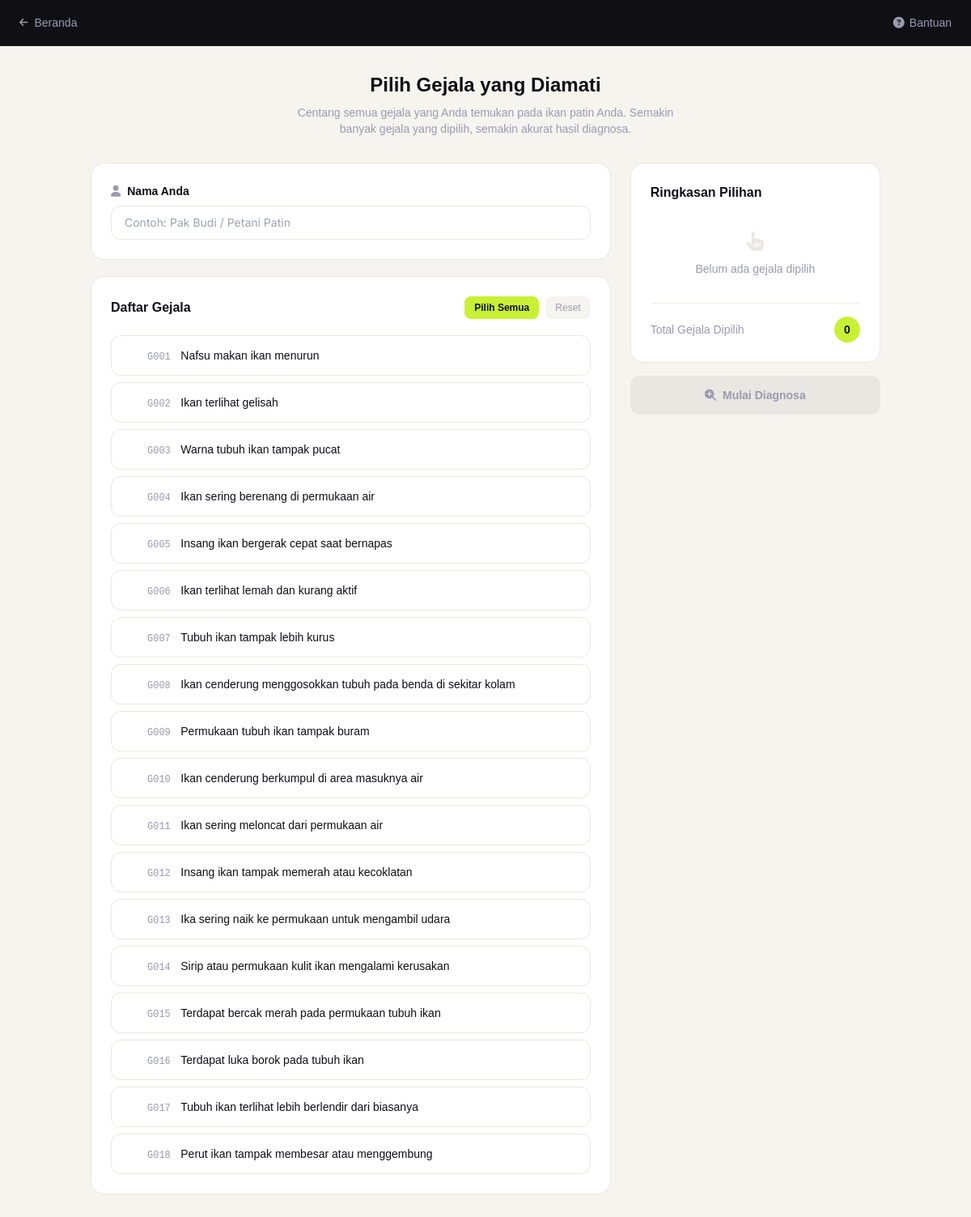
Screenshot of /pages/diagnosa.php with the database file from the repository.
### tables this page shows
CREATE TABLE `gejala` (
  `id` int(11) NOT NULL,
  `kode_gejala` varchar(10) DEFAULT NULL,
  `nama_gejala` varchar(200) DEFAULT NULL,
  `created_at` timestamp NOT NULL DEFAULT current_timestamp()
);

### pages/diagnosa.php (the view, shortened to what this page needs)
<!DOCTYPE html>
<html lang="id">
<head>
    <?php require_once '../includes/layout.php';
    layoutHead('Diagnosa Penyakit');
    ?>
</head>
<body class="bg-[#F5F4EF] min-h-screen">
<?php
$conn = getConnection();
$gejalaList = $conn->query("SELECT * FROM gejala ORDER BY kode_gejala")->fetch_all(MYSQLI_ASSOC);
?>
<nav class="bg-dark border-b border-white/10 sticky top-0 z-50">
    <div class="max-w-7xl mx-auto px-4 sm:px-6 flex items-center justify-between h-14">
        <a href="index.php" class="flex items-center gap-2 text-sm text-muted hover:text-white transition-colors">
            <i class="fas fa-arrow-left text-xs"></i> Beranda
        </a>
        <button onclick="document.getElementById('modalBantuan').classList.remove('hidden')"
            class="flex items-center gap-1.5 text-sm text-muted hover:text-white transition-colors">
            <i class="fas fa-question-circle"></i>
            <span class="hidden sm:inline">Bantuan</span>
        </button>
    </div>
</nav>
<div class="max-w-5xl mx-auto px-4 sm:px-6 py-8">
    <div class="text-center mb-8">
        <h1 class="text-2xl font-extrabold text-dark mb-2">Pilih Gejala yang Diamati</h1>
        <p class="text-muted text-sm max-w-lg mx-auto">
            Centang semua gejala yang Anda temukan pada ikan patin Anda.
            Semakin banyak gejala yang dipilih, semakin akurat hasil diagnosa.
        </p>
    </div>
    <form method="POST" action="hasil_diagnosa.php" id="formDiagnosa">
        <div class="grid lg:grid-cols-3 gap-6">
            <div class="lg:col-span-2">
                <div class="bg-white rounded-2xl p-6 border border-[#E8E7E1] mb-5">
                    <label class="block text-sm font-semibold text-dark mb-2">
                        <i class="fas fa-user mr-2 text-muted"></i>Nama Anda
                    </label>
                    <input type="text" name="nama_pengguna" required
                        placeholder="Contoh: Pak Budi / Petani Patin"
                        class="w-full border border-[#E8E7E1] rounded-xl px-4 py-2.5 text-sm
                               focus:outline-none focus:ring-2 focus:ring-[#C8F135] focus:border-[#C8F135]
                               transition-colors font-sans text-dark">
                </div>
                <div class="bg-white rounded-2xl p-6 border border-[#E8E7E1]">
                    <div class="flex items-center justify-between mb-5">
                        <h2 class="font-bold text-dark">Daftar Gejala</h2>
                        <div class="flex gap-2">
                            <button type="button" onclick="pilihSemua(true)"
                                class="text-xs bg-[#C8F135] text-dark hover:bg-[#b8e020] px-3 py-1.5 rounded-lg font-semibold transition-colors">
                                Pilih Semua
                            </button>
                            <button type="button" onclick="pilihSemua(false)"
                                class="text-xs bg-[#F5F4EF] text-muted hover:bg-[#E8E7E1] px-3 py-1.5 rounded-lg font-medium transition-colors">
                                Reset
                            </button>
                        </div>
                    </div>
                    <div class="space-y-2">
                        <?php foreach ($gejalaList as $g): ?>
                        <div class="gejala-item">
                            <label for="g_<?= $g['id'] ?>"
                                class="label-hover flex items-center gap-3 p-3 rounded-xl border border-[#E8E7E1] cursor-pointer transition-all duration-150">
                                <div class="flex-1">
                                    <span class="kode-tag text-xs font-mono text-muted mr-2"><?= $g['kode_gejala'] ?></span>
                                    <span class="text-sm font-medium text-dark"><?= htmlspecialchars($g['nama_gejala'], ENT_QUOTES) ?></span>
                                </div>
                            </label>
                        </div>
                        <?php endforeach; ?>
                    </div>
                </div>
            </div>
            <div class="lg:col-span-1">
                <div class="sticky top-20 space-y-4">
                    <div class="bg-white rounded-2xl p-6 border border-[#E8E7E1]">
                        <h3 class="font-bold text-dark mb-4">Ringkasan Pilihan</h3>
                        <div id="ringkasan" class="space-y-2 min-h-16">
                            <p class="text-muted text-sm text-center py-4" id="emptyMsg">
                                <i class="fas fa-hand-pointer block text-2xl mb-2 text-[#E8E7E1]"></i>
                                Belum ada gejala dipilih
                            </p>
                        </div>
                        <div class="border-t border-[#F0EFE9] mt-4 pt-4">
                            <div class="flex items-center justify-between">
                                <span class="text-sm text-muted">Total Gejala Dipilih</span>
                                <span id="counter"
                                    class="font-bold text-dark text-lg bg-[#C8F135] w-8 h-8 rounded-full flex items-center justify-center text-sm">
                                    0
                                </span>
                            </div>
                        </div>
                    </div>
                    <button type="submit" id="btnDiagnosa"
                        class="w-full bg-dark hover:bg-[#2a2a42] disabled:bg-[#E8E7E1] disabled:text-[#9B9AB0] disabled:cursor-not-allowed
                               text-white py-3.5 rounded-xl font-bold transition-colors duration-200
                               flex items-center justify-center gap-2 text-sm"
                        disabled>
                        <i class="fas fa-search-plus"></i>
                        Mulai Diagnosa
                    </button>
                </div>
            </div>
        </div>
    </form>
</div>
<?php layoutFoot();?>
</body>
</html>

### includes/layout.php (shortened to what this page needs)
<?php
function layoutHead(string $title): void { ?>
<!DOCTYPE html>
<html lang="id">
<head>
    <script src="https://cdn.tailwindcss.com"></script>
    <link rel="stylesheet"href="https://cdnjs.cloudflare.com/ajax/libs/font-awesome/6.5.0/css/all.min.css">
</head>
<?php }
function layoutBody(string $class = 'bg-[#F5F4EF] font-sans overflow-x-hidden'): void { ?>
<?php }
function layoutFoot(): void { ?>
</body></html>
<?php }

### includes/layout.php (style rules this page uses)
body { font-family: 'Inter', sans-serif; background: #F5F4EF; }

### pages/diagnosa.php (style rules this page uses)
body { font-family: 'Plus Jakarta Sans', sans-serif; }

### rows the page displays
gejala: kode_gejala "G001", nama_gejala "Nafsu makan ikan menurun"
gejala: kode_gejala "G002", nama_gejala "Ikan terlihat gelisah"
gejala: kode_gejala "G003", nama_gejala "Warna tubuh ikan tampak pucat"
gejala: kode_gejala "G004", nama_gejala "Ikan sering berenang di permukaan air"
gejala: kode_gejala "G005", nama_gejala "Insang ikan bergerak cepat saat bernapas"
gejala: kode_gejala "G006", nama_gejala "Ikan terlihat lemah dan kurang aktif"
gejala: kode_gejala "G007", nama_gejala "Tubuh ikan tampak lebih kurus"
gejala: kode_gejala "G008", nama_gejala "Ikan cenderung menggosokkan tubuh pada benda di sekitar kolam"
gejala: kode_gejala "G009", nama_gejala "Permukaan tubuh ikan tampak buram"
gejala: kode_gejala "G010", nama_gejala "Ikan cenderung berkumpul di area masuknya air"
gejala: kode_gejala "G011", nama_gejala "Ikan sering meloncat dari permukaan air"
gejala: kode_gejala "G012", nama_gejala "Insang ikan tampak memerah atau kecoklatan"
gejala: kode_gejala "G013", nama_gejala "Ika sering naik ke permukaan untuk mengambil udara"
gejala: kode_gejala "G014", nama_gejala "Sirip atau permukaan kulit ikan mengalami kerusakan"
gejala: kode_gejala "G015", nama_gejala "Terdapat bercak merah pada permukaan tubuh ikan"
gejala: kode_gejala "G016", nama_gejala "Terdapat luka borok pada tubuh ikan"
gejala: kode_gejala "G017", nama_gejala "Tubuh ikan terlihat lebih berlendir dari biasanya"
gejala: kode_gejala "G018", nama_gejala "Perut ikan tampak membesar atau menggembung"
